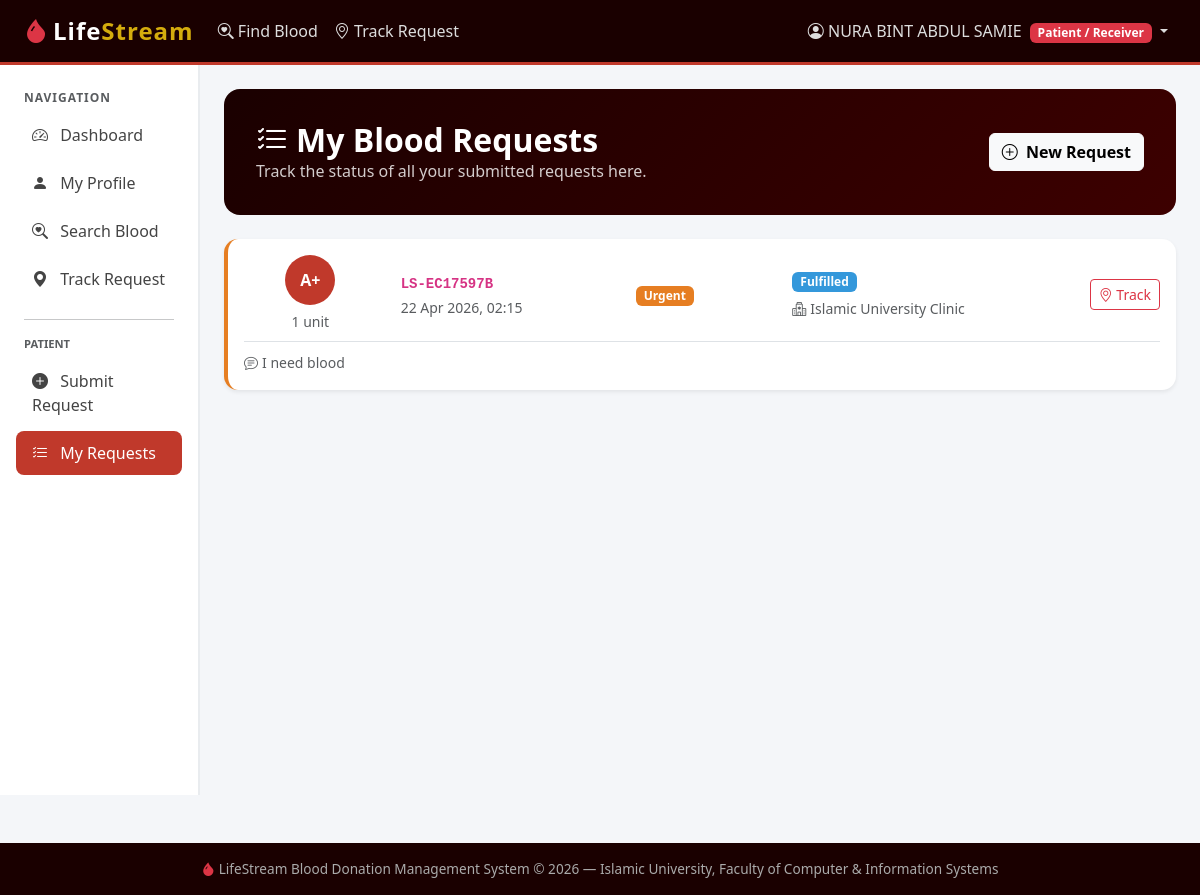
/request/my/ (signed in), run on the app's committed database.
### core/models.py (models this page shows, shortened)
class User(AbstractUser):
    ROLE_CHOICES = [('donor','Donor'),('patient','Patient / Receiver'),('hospital_staff','Hospital Staff'),('admin','Administrator')]
    BLOOD_CHOICES = [('A+','A+'),('A-','A-'),('B+','B+'),('B-','B-'),('AB+','AB+'),('AB-','AB-'),('O+','O+'),('O-','O-')]
    role          = models.CharField(max_length=20, choices=ROLE_CHOICES, default='donor')
    blood_type    = models.CharField(max_length=5, choices=BLOOD_CHOICES, blank=True, null=True)
    phone         = models.CharField(max_length=20, blank=True)
    city          = models.CharField(max_length=80, blank=True)
    is_available  = models.BooleanField(default=True)
    last_donation = models.DateField(blank=True, null=True)
    hospital      = models.ForeignKey('Hospital', on_delete=models.SET_NULL, null=True, blank=True, related_name='staff_members')

class BloodRequest(models.Model):
    URGENCY_CHOICES=[('routine','Routine'),('urgent','Urgent'),('critical','Critical')]
    STATUS_CHOICES=[('pending','Pending — Searching'),('matched','Matched — Blood Located'),('donor_committed','Donor Committed'),('fulfilled','Fulfilled'),('cancelled','Cancelled')]
    BLOOD_CHOICES=[('A+','A+'),('A-','A-'),('B+','B+'),('B-','B-'),('AB+','AB+'),('AB-','AB-'),('O+','O+'),('O-','O-')]
    reference_no=models.CharField(max_length=20,unique=True,default=make_ref,editable=False)
    patient=models.ForeignKey(User,on_delete=models.CASCADE,related_name='blood_requests')
    blood_type=models.CharField(max_length=5,choices=BLOOD_CHOICES)
    qty_units=models.PositiveIntegerField(default=1)
    urgency=models.CharField(max_length=10,choices=URGENCY_CHOICES,default='urgent')
    status=models.CharField(max_length=20,choices=STATUS_CHOICES,default='pending')
    hospital=models.ForeignKey(Hospital,on_delete=models.SET_NULL,null=True,blank=True,related_name='requests')
    notes=models.TextField(blank=True)
    submitted_at=models.DateTimeField(auto_now_add=True)
    updated_at=models.DateTimeField(auto_now=True)
    class Meta: ordering=['-submitted_at']

class Hospital(models.Model):
    name=models.CharField(max_length=150); city=models.CharField(max_length=80)
    address=models.TextField(blank=True); contact_email=models.EmailField(blank=True)
    phone=models.CharField(max_length=20,blank=True); is_active=models.BooleanField(default=True)
    registered_at=models.DateTimeField(auto_now_add=True)
    class Meta: ordering=['name']

### core/views.py (the view)
# urls.py: path('request/my/',             views.my_requests,           name='my_requests'),
@login_required
@role_required("patient", "admin")
def my_requests(request):
    reqs = BloodRequest.objects.filter(patient=request.user)
    return render(request, "core/my_requests.html", {"requests": reqs})

### core/views.py (called while the page is built)
def role_required(*roles):
    def decorator(view_func):
        @wraps(view_func)
        def _wrapped(request, *args, **kwargs):
            if not request.user.is_authenticated:
                return redirect("login")
            if request.user.role not in roles and not request.user.is_superuser:
                messages.error(request, "You do not have permission to access that page.")
                return redirect("dashboard")
            return view_func(request, *args, **kwargs)
        return _wrapped
    return decorator

### templates/core/my_requests.html (shortened to what this page needs)
{% extends 'base.html' %}
{% block content %}
<div class="page-header d-flex justify-content-between align-items-center">
  <div>
    <h2><i class="bi bi-list-check me-2"></i>My Blood Requests</h2>
    <p>Track the status of all your submitted requests here.</p>
  </div>
  <a href="{% url 'submit_request' %}" class="btn btn-light fw-bold">
    <i class="bi bi-plus-circle me-1"></i> New Request
  </a>
</div>
{% if requests %}
<div class="row g-3">
  {% for r in requests %}
  <div class="col-12">
    <div class="card border-0 shadow-sm" style="border-radius:14px;border-left:4px solid
      {% if r.urgency == 'critical' %}#C0392B{% elif r.urgency == 'urgent' %}#E67E22{% else %}#27AE60{% endif %}!important;">
      <div class="card-body p-3">
        <div class="row align-items-center">
          <div class="col-md-2 text-center">
            <span class="blood-badge" style="width:50px;height:50px;line-height:50px;font-size:1rem;">{{ r.blood_type }}</span>
            <div class="mt-1"><small class="text-muted">{{ r.qty_units }} unit{{ r.qty_units|pluralize }}</small></div>
          </div>
          <div class="col-md-3">
            <p class="mb-0 fw-bold"><code>{{ r.reference_no }}</code></p>
            <small class="text-muted">{{ r.submitted_at|date:"d M Y, H:i" }}</small>
          </div>
          <div class="col-md-2">
            <span class="badge badge-{{ r.urgency }} px-2 py-1">{{ r.get_urgency_display }}</span>
          </div>
          <div class="col-md-3">
            <span class="badge status-{{ r.status }} px-2 py-1">{{ r.get_status_display }}</span>
            {% if r.hospital %}<div class="mt-1"><small class="text-muted"><i class="bi bi-hospital me-1"></i>{{ r.hospital.name }}</small></div>{% endif %}
          </div>
          <div class="col-md-2 text-end">
            <a href="{% url 'track_request' %}?reference_no={{ r.reference_no }}"
               class="btn btn-sm btn-outline-danger">
              <i class="bi bi-geo-alt"></i> Track
            </a>
          </div>
        </div>
        {% if r.notes %}
        <div class="mt-2 pt-2 border-top">
          <small class="text-muted"><i class="bi bi-chat-text me-1"></i>{{ r.notes }}</small>
        </div>
        {% endif %}
      </div>
    </div>
  </div>
  {% endfor %}
</div>
{% endif %}
{% endblock %}

### templates/base.html (shortened to what this page needs)
<!DOCTYPE html>
<html lang="en">
<head>
  <link href="https://cdn.jsdelivr.net/npm/bootstrap@5.3.2/dist/css/bootstrap.min.css" rel="stylesheet">
  <link href="https://cdn.jsdelivr.net/npm/bootstrap-icons@1.11.3/font/bootstrap-icons.css" rel="stylesheet">
</head>
<body>
<nav class="navbar navbar-expand-lg navbar-dark">
  <div class="container-fluid px-4">
    <a class="navbar-brand text-white" href="{% url 'home' %}">
      <i class="bi bi-droplet-fill text-danger me-1"></i>Life<span>Stream</span>
    </a>
    <div class="collapse navbar-collapse" id="navMain">
      <ul class="navbar-nav me-auto">
        <li class="nav-item">
          <a class="nav-link" href="{% url 'search_blood' %}"><i class="bi bi-search-heart"></i> Find Blood</a>
        </li>
        <li class="nav-item">
          <a class="nav-link" href="{% url 'track_request' %}"><i class="bi bi-geo-alt"></i> Track Request</a>
        </li>
      </ul>
      <ul class="navbar-nav ms-auto">
        {% if user.is_authenticated %}
          <li class="nav-item dropdown">
            <a class="nav-link dropdown-toggle" href="#" data-bs-toggle="dropdown">
              <i class="bi bi-person-circle"></i>
              {{ user.first_name|default:user.username }}
              <span class="badge bg-danger ms-1">{{ user.get_role_display }}</span>
            </a>
          </li>
        {% else %}
          <li class="nav-item"><a class="nav-link" href="{% url 'login' %}"><i class="bi bi-box-arrow-in-right"></i> Login</a></li>
          <li class="nav-item"><a class="btn btn-danger btn-sm ms-2" href="{% url 'register' %}">Register</a></li>
        {% endif %}
      </ul>
    </div>
  </div>
</nav>
<div class="container-fluid">
  <div class="row">
    {% if user.is_authenticated %}
    <div class="col-lg-2 col-md-3 sidebar d-none d-md-block px-0">
      <div class="px-2">
        <p class="text-muted px-3 mb-1" style="font-size:.75rem;font-weight:700;text-transform:uppercase;letter-spacing:1px;">Navigation</p>
        <nav class="nav flex-column">
          <a class="nav-link {% if request.resolver_match.url_name == 'dashboard' %}active{% endif %}" href="{% url 'dashboard' %}">
            <i class="bi bi-speedometer2"></i> Dashboard
          </a>
          <a class="nav-link {% if request.resolver_match.url_name == 'profile' %}active{% endif %}" href="{% url 'profile' %}">
            <i class="bi bi-person-fill"></i> My Profile
          </a>
          <a class="nav-link" href="{% url 'search_blood' %}"><i class="bi bi-search-heart"></i> Search Blood</a>
          <a class="nav-link" href="{% url 'track_request' %}"><i class="bi bi-geo-alt-fill"></i> Track Request</a>
          {% if user.role == 'patient' %}
          <hr class="mx-3"><p class="text-muted px-3 mb-1" style="font-size:.7rem;font-weight:700;text-transform:uppercase;">Patient</p>
          <a class="nav-link {% if 'submit' in request.path %}active{% endif %}" href="{% url 'submit_request' %}">
            <i class="bi bi-plus-circle-fill"></i> Submit Request
          </a>
          <a class="nav-link {% if 'my_requests' in request.resolver_match.url_name %}active{% endif %}" href="{% url 'my_requests' %}">
            <i class="bi bi-list-check"></i> My Requests
          </a>
          {% endif %}
        </nav>
      </div>
    </div>
    <div class="col-lg-10 col-md-9 py-4 px-4">
    {% else %}
    <div class="col-12 py-4 px-4">
    {% endif %}
      {% block content %}{% endblock %}
    </div>
  </div>
</div>
<footer class="footer text-center">
  <div class="container">
    <span><i class="bi bi-droplet-fill text-danger"></i> LifeStream Blood Donation Management System &copy; 2026 &mdash; Islamic University, Faculty of Computer & Information Systems</span>
  </div>
</footer>
</body>
</html>

### templates/base.html (style rules this page uses)
:root { --ls-red: #C0392B; --ls-dark: #1A0000; --ls-navy: #1D3557; --ls-teal: #0E7C7B; --ls-gold: #D4AC0D; --ls-light: #FDFEFE; }
body { background: #f4f6f9; font-family: 'Segoe UI', sans-serif; min-height: 100vh; }
.navbar-brand { font-weight: 900; font-size: 1.5rem; letter-spacing: 1px; }
.navbar-brand span { color: var(--ls-gold); }
.navbar { background: var(--ls-dark) !important; border-bottom: 3px solid var(--ls-red); }
.navbar .nav-link { color: #ddd !important; font-weight: 500; }
.sidebar { min-height: calc(100vh - 70px); background: #fff; border-right: 2px solid #e9ecef; padding-top: 1.5rem; }
.sidebar .nav-link { color: #444; border-radius: 8px; margin: 2px 8px; padding: 10px 16px; font-weight: 500; }
.sidebar .nav-link.active { background: var(--ls-red); color: #fff !important; }
.sidebar .nav-link i { margin-right: 8px; width: 20px; }
.badge-urgent { background: #E67E22; }
.status-fulfilled { background: #3498DB; }
.page-header { background: linear-gradient(135deg, var(--ls-dark), #3d0000); color: #fff; padding: 2rem; border-radius: 16px; margin-bottom: 1.5rem; }
.page-header h2 { font-weight: 800; margin: 0; }
.page-header p { margin: 0; opacity: .8; }
.blood-badge { display: inline-block; width: 40px; height: 40px; border-radius: 50%; background: var(--ls-red); color: #fff; font-weight: 900; font-size: .85rem; line-height: 40px; text-align: center; }
.footer { background: var(--ls-dark); color: #aaa; padding: 1rem 0; margin-top: 3rem; font-size: .85rem; }

### data on the page
User: first_name "NURA BINT ABDUL SAMIE", role "Patient / Receiver"
BloodRequest: blood_type "A+", qty_units "1", reference_no "LS-EC17597B", submitted_at "22 Apr 2026, 02:15", urgency "Urgent", status "Fulfilled", hospital.name "Islamic University Clinic", notes "I need blood"
